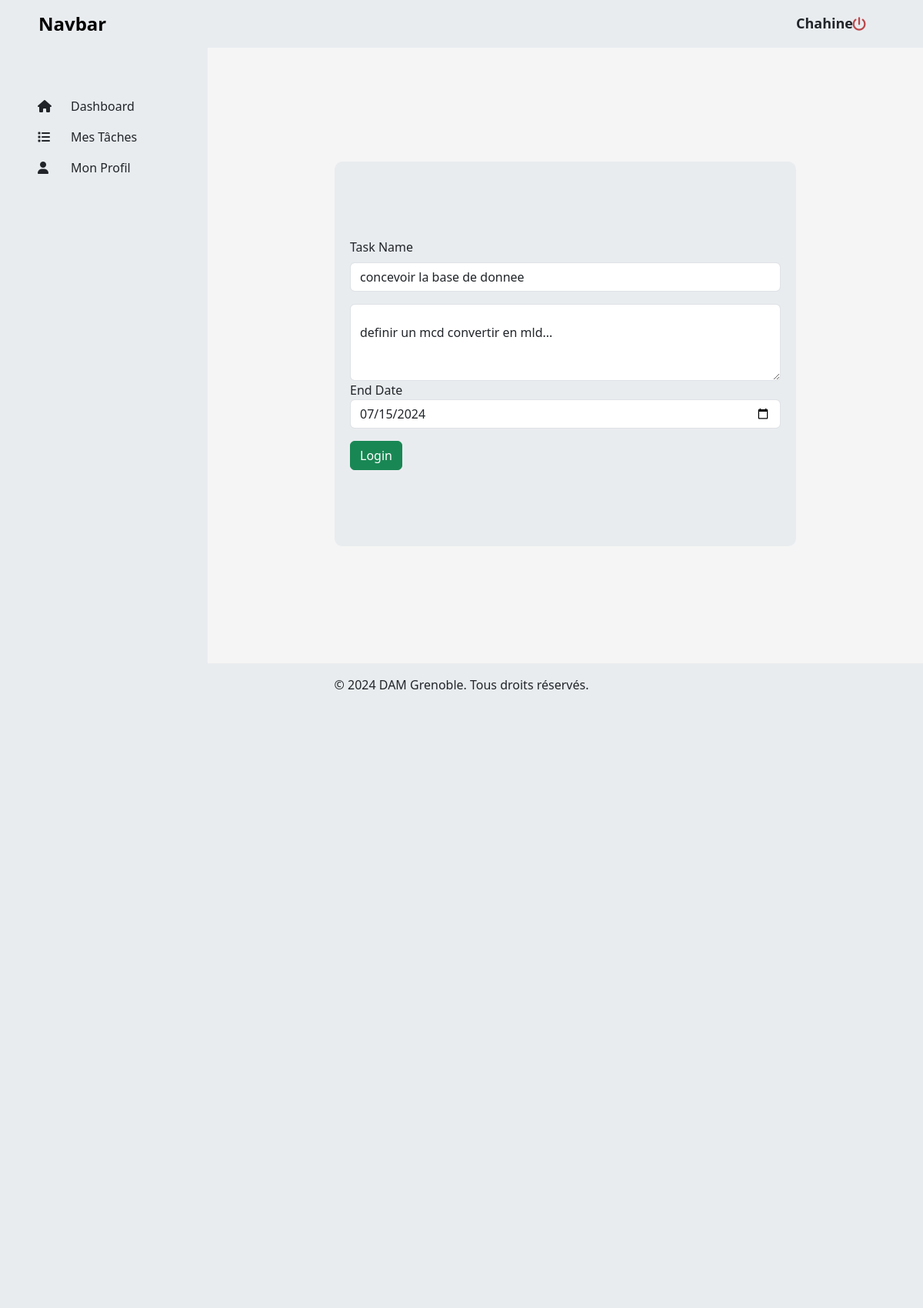
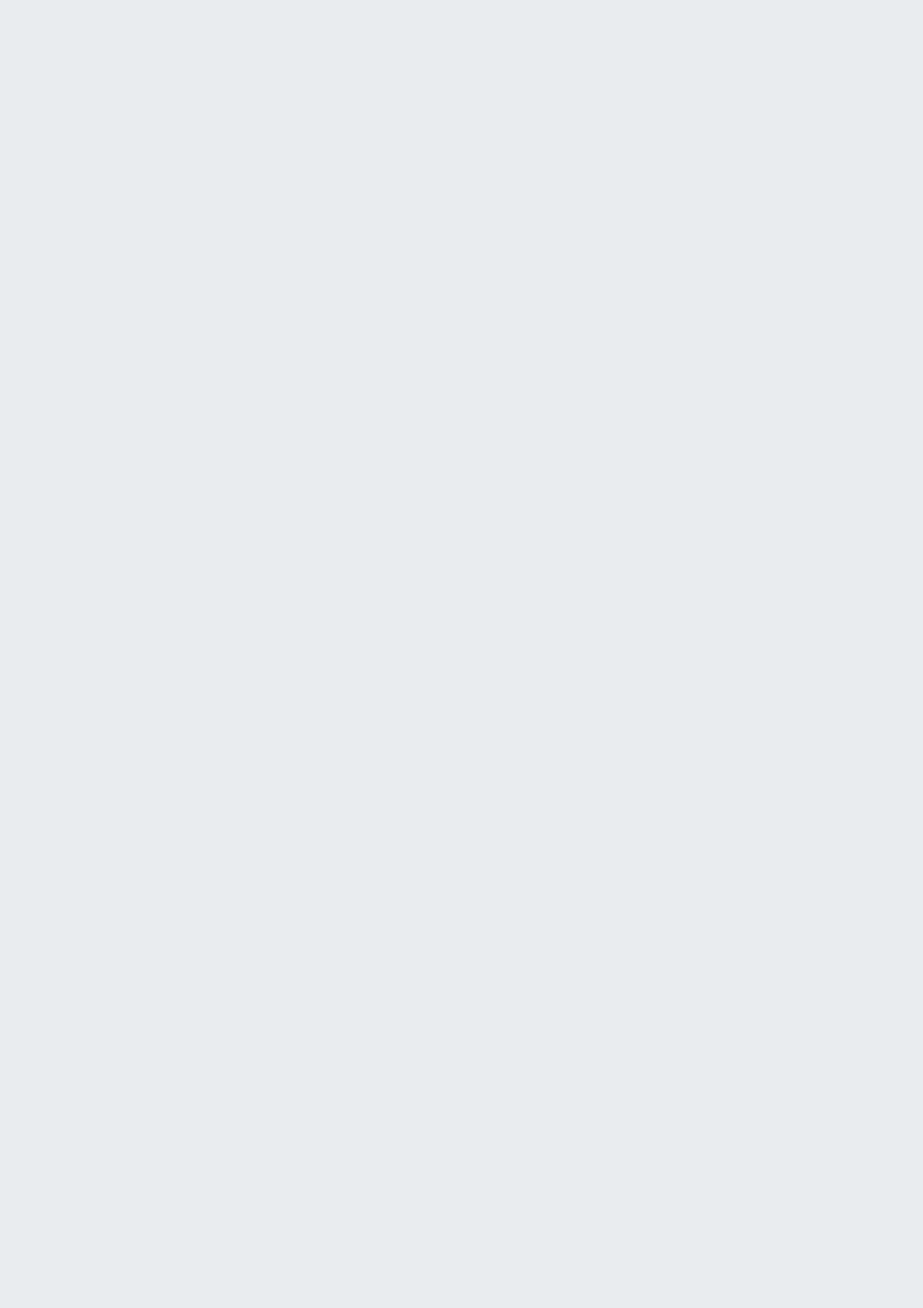
The app's page /?url=update_task&task_id=2 (signed in, upper part) with its own data (2 pictures, top to bottom).
### tables this page shows
CREATE TABLE `tasks` (
  `id` int NOT NULL,
  `task_name` varchar(100) NOT NULL,
  `description` text NOT NULL,
  `end_date` date NOT NULL,
  `statut` enum('expired','in progress') NOT NULL DEFAULT 'in progress',
  `user_id` int NOT NULL
);

### models/taskModel.php (called while the page is built, shortened)
<?php
class TaskModel{
    public static function getInfoTask($taskId){
        $dbConnect = DbConnexion::dbLog();
        $request = $dbConnect->prepare("SELECT * FROM tasks WHERE id = ?");
        $request->execute([$taskId]);
        $tastInfos = $request->fetch();
        return $tastInfos;
    }
}

### controllers/taskController.php (called while the page is built, shortened)
<?php
require_once "models/taskModel.php";
class TaskController{
    public static function getTaskInfos($taskId){
        $taskInfos = TaskModel::getInfoTask($taskId);
        return $taskInfos;
    }
}

### views/update_task.php (the view)
<?php require_once "includes/navbar.php"; ?>
<div class="d-flex">
    <?php require_once "includes/sidebar.php"; ?>
    <div class="main-login w-75 mx-auto mt-5 d-flex flex-column">
        <div class="task-form mx-auto bg-body-secondary d-flex flex-column justify-content-center">
            <form action="http://localhost/task_manager/?url=update_task" method="post">
                <div class="mb-3">
                    <label class="form-label">Task Name</label>
                    <input type="text" name="nom" class="form-control" value="<?= $task['task_name'] ?>">
                </div>
                <div class="form-floating">
                    <textarea class="form-control" name="description" style="height: 100px"><?= $task['description'] ?></textarea>
                </div>
                <div class="mb-3">
                    <label class="fform-label" for="exampleCheck1">End Date</label>
                    <input type="date" class="form-control" id="exampleCheck1" name="date" value="<?= $task['end_date'] ?>">
                </div>
                <button class="btn btn-success">Login</button>
            </form>
        </div>
    </div>
</div>
<?php require_once "includes/footer.php"; ?>

### assets/css/style.css (style rules this page uses)
body { margin: 0; padding: 0; background-color: whitesmoke; position: fixed; top: 0; bottom: 0; left: 0; right: 0; }
.main-login { padding: 100px 0; }
.task-form { width: 600px; height: 500px; padding: 20px; border-radius: 10px; }

### records on screen
tasks: nom "concevoir la base de donnee", description "definir un mcd convertir en mld...", date "07/15/2024"

### other values on screen
$_SESSION["user_info"]['firstname'] "Chahine"
